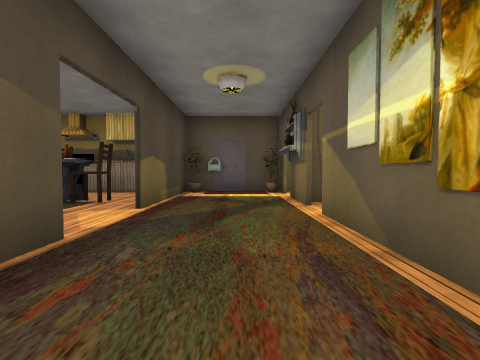
View 1 (above)

16 first-person views from a walk through a Unity game level. The camera is 0.65 m above the floor, tilts 2° down and sees 85° across. Doors are open. The floor is counted in squares, 1 m on a side. Each view is taken from the middle of a square. On the plan, view 1 faces up. The plan holds only what a view shows up to about 9 squares ahead; the rest is blank. The player is left out. Some animated figures are left out. Some surface patterns are stand-ins.

View 2
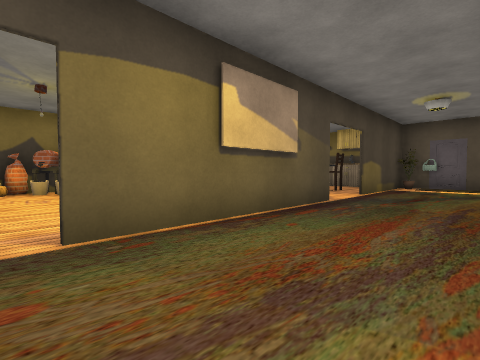

View 3
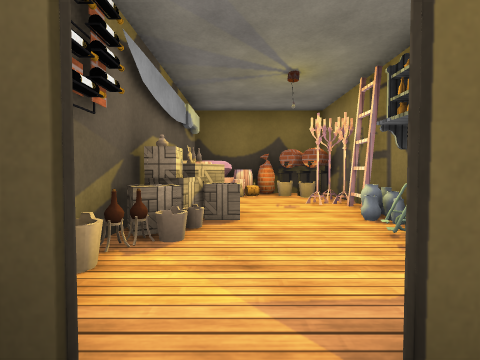

View 4
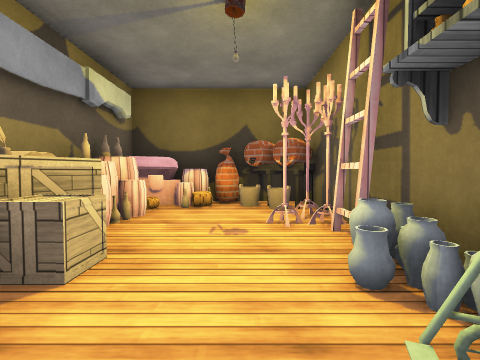

View 5
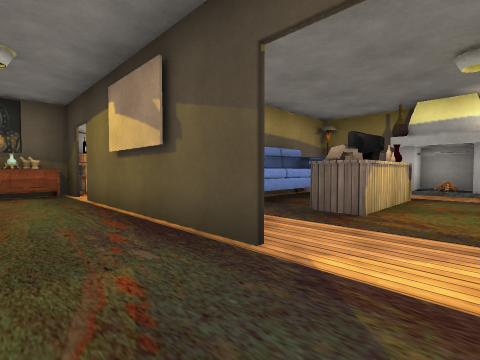

View 6
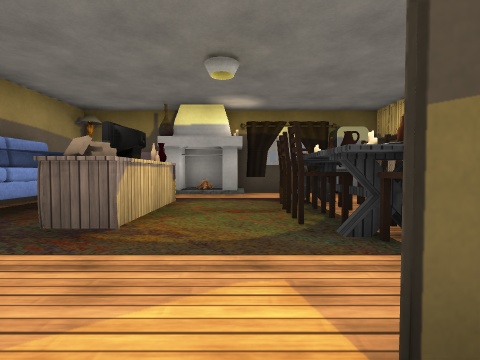

View 7
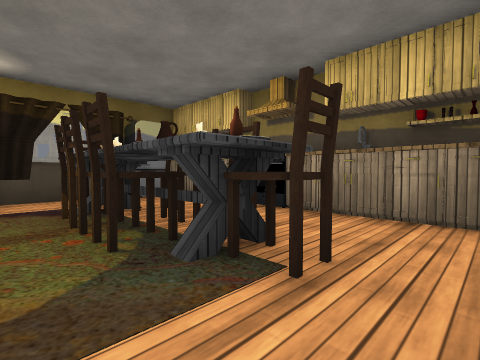

View 8
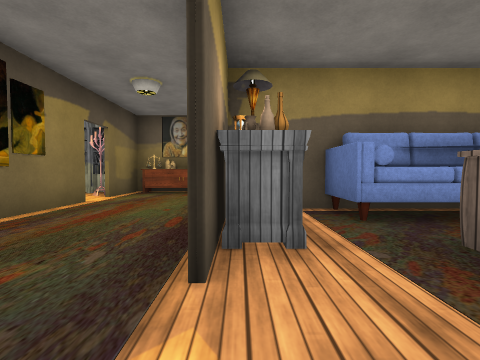

View 9
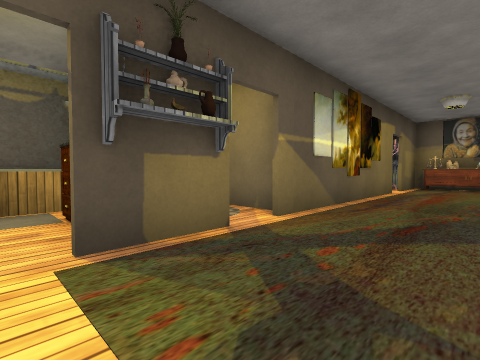

View 10
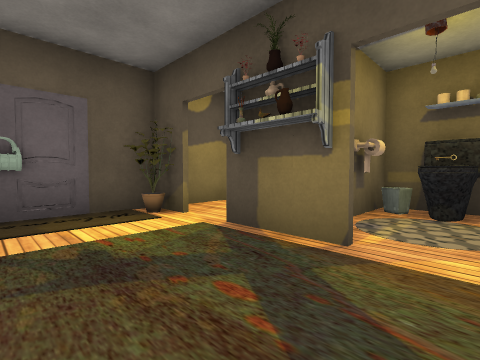

View 11
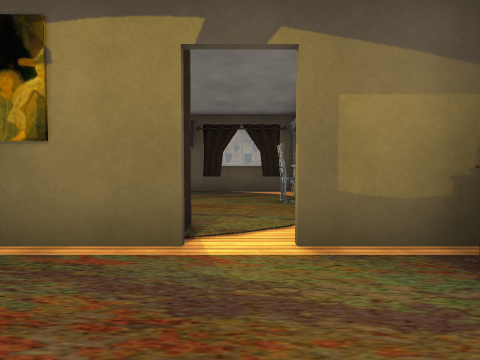

View 12
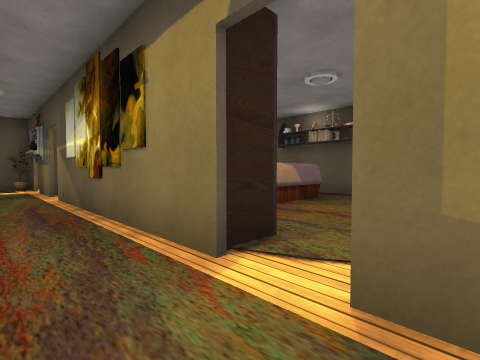

View 13
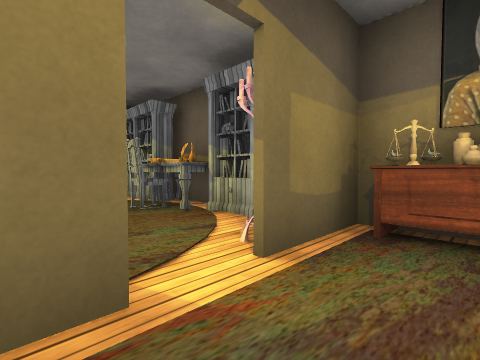

View 14
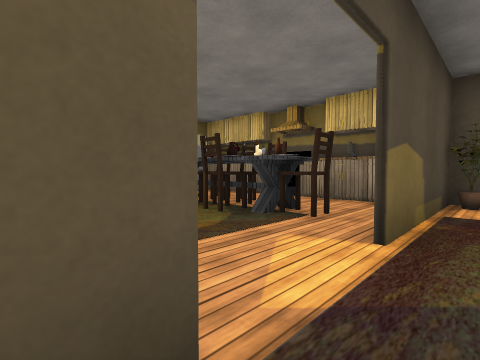

View 15
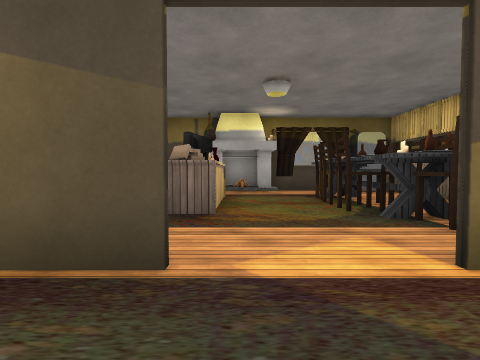

View 16
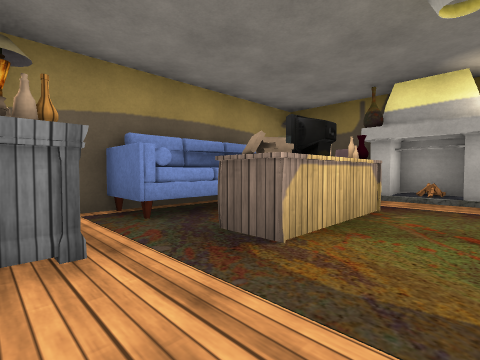

### Floor plan
Points are (right, up) in squares from view 1. A wall is a line through its corners. A room is listed if a view was taken in it or the views show most of it. See-through windows are left out.
Room 1 (views 1, 2, 3, 4, 5, 6, 7, 8, 10, 11, 12, 13, 14, 15, 16)
walls: (-1.8, 0.4) (-1.8, 2.6); (-1.7, 2.6) (-1.7, -2.5); (-8.6, -0.5) (-8.6, -2.1); (-1.7, 5.4) (-1.7, 4.4); (-8.6, -2.2) (-8.6, -3.5); (1.3, -1.6) (1.3, 4); (1.3, -3.5) (1.3, -2.4); (-8.6, 6.6) (-8.6, 3.9)
ways out: opening at (0, 5.3) to room 2; open door at (-2, -3); open door at (1, -2); open door at (1, 4)
objects: other object (-8, -4); other object (-8, -3); other object (-8, -2); other object (-8, -1); other object (-8, 0); other object (-8, 3) to (-8, 4); other object (-7, -4); other object (-7, -3); other object (-7, -2); other object (-7, -1); other object (-7, 0) to (-4, 0); other object (-7, 2); other object (-7, 5) to (-7, 6); other object (-6, -4); other object (-6, -3); other object (-6, -1); other object (-6, 1); other object (-6, 2) to (-5, 2); other object (-6, 5); other object (-6, 6); other object (-5, -4); other object (-5, -3); other object (-5, -1); other object (-5, 5); other object (-5, 6); other object (-4, -4); other object (-4, -3); other object (-4, -1); other object (-4, 2); other object (-4, 5); other object (-4, 6); other object (-3, -4); other object (-3, -3); other object (-3, -1); other object (-3, 5) to (-3, 6); other object (-2, -4); other object (-2, 1); other object (-1, -4) to (0, -4); other object (1, -4); other object (1, 5) to (1, 6)
Room 2 (view 9)
walls: (3, 8.4) (-1.7, 8.4) (-1.7, 5.4); (4, 6) (4, 6.9)
ways out: opening at (0, 5.3) to room 1
objects: other object (-8, 7); other object (-8, 8); other object (-5, 8); other object (-1, 8); other object (0, 8); other object (1, 8); other object (2, 6)

Positions as (right, up) in squares from view 1, and headings:
1: (0, 0), facing up
2: (1, -3), facing up-left
3: (-1, -3), facing left
4: (-3, -2), facing left
5: (0, 4), facing down-left
6: (-1, 4), facing left
7: (-2, 4), facing up-left
8: (-2, 4), facing down
9: (-1, 7), facing down-right
10: (-1, 4), facing up-right
11: (-1, -2), facing right
12: (0, -3), facing up-right
13: (0, -1), facing down-right
14: (-1, 2), facing up-left
15: (0, 3), facing left
16: (-2, 4), facing down-left
